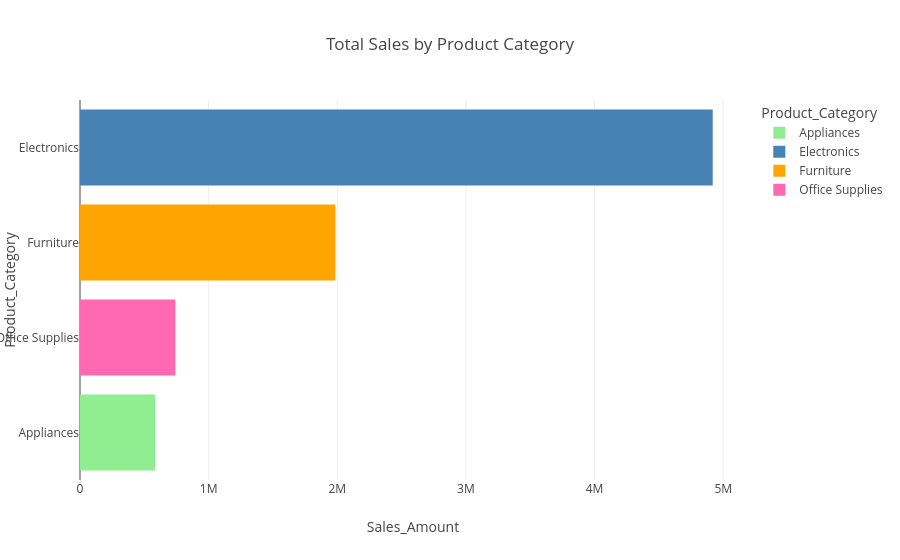

Notebook code cell kept with this figure:
### Code cell
custome_colors = {
    'Appliances': '#90EE90',
    'Electronics': '#4682B4',
    'Furniture': '#FFA500',
    'Office Supplies': '#FF69B4'
}

px.bar(
    df.groupby('Product_Category', as_index=False)['Sales_Amount'].sum(),
    x='Sales_Amount',
    y='Product_Category',
    orientation='h',
    title='Total Sales by Product Category',
    color='Product_Category',
    color_discrete_map=custome_colors
).update_layout(
    yaxis={'categoryorder': 'total ascending'}
).show()

### Figure 1 — Plotly figure (JSON) as saved in the notebook; plotly's stock layout.template omitted (floating-point values rounded to 4 significant figures)
{"data": [{"hovertemplate": "Product_Category=%{y}<br>Sales_Amount=%{x}<extra></extra>", "legendgroup": "Appliances", "marker": {"color": "#90EE90", "pattern": {"shape": ""}}, "name": "Appliances", "orientation": "h", "showlegend": true, "textposition": "auto", "type": "bar", "x": [583100.0], "xaxis": "x", "y": ["Appliances"], "yaxis": "y"}, {"hovertemplate": "Product_Category=%{y}<br>Sales_Amount=%{x}<extra></extra>", "legendgroup": "Electronics", "marker": {"color": "#4682B4", "pattern": {"shape": ""}}, "name": "Electronics", "orientation": "h", "showlegend": true, "textposition": "auto", "type": "bar", "x": [4918000.0], "xaxis": "x", "y": ["Electronics"], "yaxis": "y"}, {"hovertemplate": "Product_Category=%{y}<br>Sales_Amount=%{x}<extra></extra>", "legendgroup": "Furniture", "marker": {"color": "#FFA500", "pattern": {"shape": ""}}, "name": "Furniture", "orientation": "h", "showlegend": true, "textposition": "auto", "type": "bar", "x": [1985000.0], "xaxis": "x", "y": ["Furniture"], "yaxis": "y"}, {"hovertemplate": "Product_Category=%{y}<br>Sales_Amount=%{x}<extra></extra>", "legendgroup": "Office Supplies", "marker": {"color": "#FF69B4", "pattern": {"shape": ""}}, "name": "Office Supplies", "orientation": "h", "showlegend": true, "textposition": "auto", "type": "bar", "x": [741300.0], "xaxis": "x", "y": ["Office Supplies"], "yaxis": "y"}], "layout": {"barmode": "relative", "legend": {"title": {"text": "Product_Category"}, "tracegroupgap": 0}, "title": {"text": "Total Sales by Product Category"}, "xaxis": {"anchor": "y", "domain": [0, 1], "title": {"text": "Sales_Amount"}}, "yaxis": {"anchor": "x", "categoryarray": ["Office Supplies", "Furniture", "Electronics", "Appliances"], "categoryorder": "total ascending", "domain": [0, 1], "title": {"text": "Product_Category"}}}}
